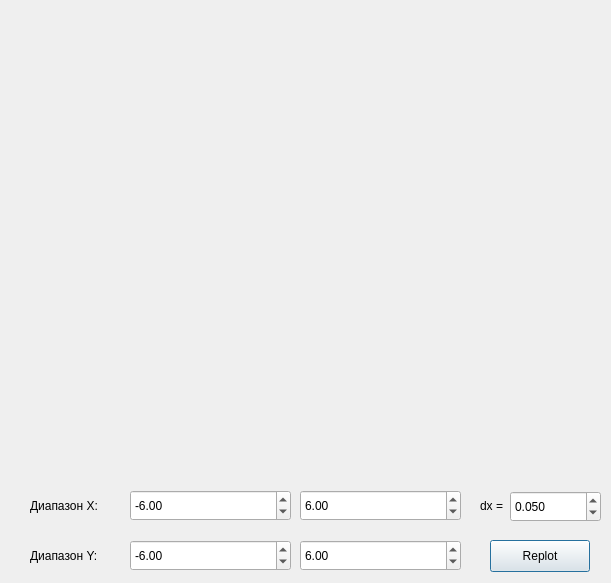
<?xml version="1.0" encoding="UTF-8"?>
<ui version="4.0">
 <class>PlotWindow</class>
 <widget class="QDialog" name="PlotWindow">
  <property name="geometry">
   <rect>
    <x>0</x>
    <y>0</y>
    <width>611</width>
    <height>583</height>
   </rect>
  </property>
  <property name="minimumSize">
   <size>
    <width>611</width>
    <height>583</height>
   </size>
  </property>
  <property name="maximumSize">
   <size>
    <width>611</width>
    <height>583</height>
   </size>
  </property>
  <property name="windowTitle">
   <string>Dialog</string>
  </property>
  <widget class="QCustomPlot" name="widget" native="true">
   <property name="geometry">
    <rect>
     <x>10</x>
     <y>10</y>
     <width>591</width>
     <height>461</height>
    </rect>
   </property>
  </widget>
  <widget class="QDoubleSpinBox" name="min_Y">
   <property name="geometry">
    <rect>
     <x>130</x>
     <y>540</y>
     <width>161</width>
     <height>31</height>
    </rect>
   </property>
   <property name="decimals">
    <number>2</number>
   </property>
   <property name="minimum">
    <double>-1000000.000000000000000</double>
   </property>
   <property name="maximum">
    <double>1000000.000000000000000</double>
   </property>
   <property name="value">
    <double>-6.000000000000000</double>
   </property>
  </widget>
  <widget class="QDoubleSpinBox" name="max_Y">
   <property name="geometry">
    <rect>
     <x>300</x>
     <y>540</y>
     <width>161</width>
     <height>31</height>
    </rect>
   </property>
   <property name="decimals">
    <number>2</number>
   </property>
   <property name="minimum">
    <double>-1000000.000000000000000</double>
   </property>
   <property name="maximum">
    <double>1000000.000000000000000</double>
   </property>
   <property name="value">
    <double>6.000000000000000</double>
   </property>
  </widget>
  <widget class="QDoubleSpinBox" name="max_X">
   <property name="geometry">
    <rect>
     <x>300</x>
     <y>490</y>
     <width>161</width>
     <height>31</height>
    </rect>
   </property>
   <property name="decimals">
    <number>2</number>
   </property>
   <property name="minimum">
    <double>-1000000.000000000000000</double>
   </property>
   <property name="maximum">
    <double>1000000.000000000000000</double>
   </property>
   <property name="value">
    <double>6.000000000000000</double>
   </property>
  </widget>
  <widget class="QLabel" name="range_Y">
   <property name="geometry">
    <rect>
     <x>30</x>
     <y>540</y>
     <width>77</width>
     <height>31</height>
    </rect>
   </property>
   <property name="text">
    <string>Диапазон Y:</string>
   </property>
  </widget>
  <widget class="QLabel" name="range_X">
   <property name="geometry">
    <rect>
     <x>30</x>
     <y>490</y>
     <width>77</width>
     <height>31</height>
    </rect>
   </property>
   <property name="text">
    <string>Диапазон X:</string>
   </property>
  </widget>
  <widget class="QDoubleSpinBox" name="min_X">
   <property name="geometry">
    <rect>
     <x>130</x>
     <y>490</y>
     <width>161</width>
     <height>31</height>
    </rect>
   </property>
   <property name="decimals">
    <number>2</number>
   </property>
   <property name="minimum">
    <double>-1000000.000000000000000</double>
   </property>
   <property name="maximum">
    <double>1000000.000000000000000</double>
   </property>
   <property name="value">
    <double>-6.000000000000000</double>
   </property>
  </widget>
  <widget class="QPushButton" name="replot">
   <property name="geometry">
    <rect>
     <x>490</x>
     <y>540</y>
     <width>100</width>
     <height>32</height>
    </rect>
   </property>
   <property name="text">
    <string>Replot</string>
   </property>
  </widget>
  <widget class="QLabel" name="label">
   <property name="geometry">
    <rect>
     <x>480</x>
     <y>490</y>
     <width>31</width>
     <height>31</height>
    </rect>
   </property>
   <property name="text">
    <string>dx = </string>
   </property>
  </widget>
  <widget class="QDoubleSpinBox" name="dx">
   <property name="geometry">
    <rect>
     <x>510</x>
     <y>491</y>
     <width>91</width>
     <height>31</height>
    </rect>
   </property>
   <property name="decimals">
    <number>3</number>
   </property>
   <property name="value">
    <double>0.050000000000000</double>
   </property>
  </widget>
 </widget>
 <customwidgets>
  <customwidget>
   <class>QCustomPlot</class>
   <extends>QWidget</extends>
   <header location="global">qcustomplot.h</header>
   <container>1</container>
  </customwidget>
 </customwidgets>
 <resources/>
 <connections/>
</ui>
